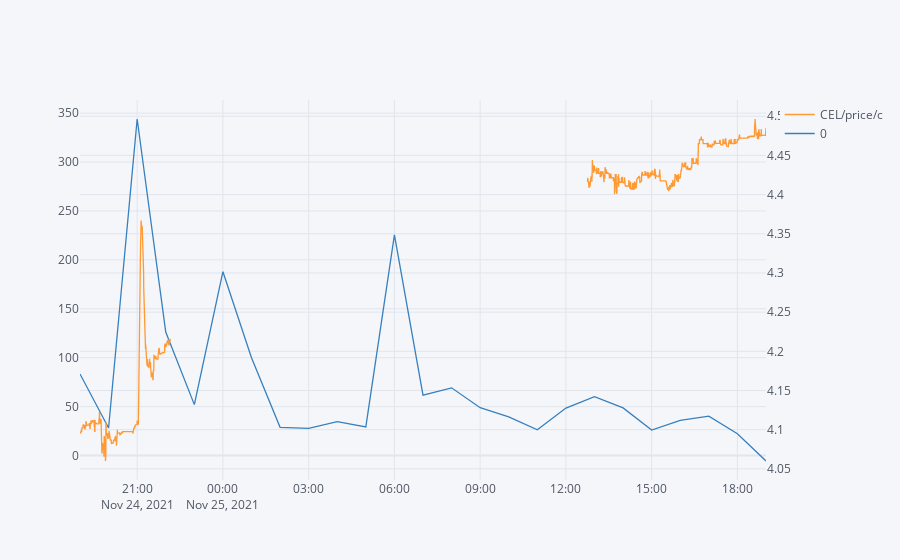

Notebook code cell kept with this figure:
### Code cell
premium=compute_premium(granular_df,mode=0)
ewMax=premium.resample('1h').max()
ewMax=ewMax[~ewMax.index.duplicated()]
pd.concat([prices,ewMax],axis=0).iplot(secondary_y=list(prices.columns))

### Figure 1 — Plotly figure (JSON) as saved in the notebook; plotly's stock layout.template omitted (floating-point values rounded to 4 significant figures; data arrays with more than 128 entries replaced by an {"elided": "..."} marker saying what was removed)
{"data": [{"line": {"color": "rgba(255, 153, 51, 1.0)", "dash": "solid", "shape": "linear", "width": 1.3}, "mode": "lines", "name": "CEL/price/c", "text": "", "type": "scatter", "x": {"elided": "5779 str values"}, "xaxis": "x", "y": {"elided": "5779 mixed values"}, "yaxis": "y2"}, {"line": {"color": "rgba(55, 128, 191, 1.0)", "dash": "solid", "shape": "linear", "width": 1.3}, "mode": "lines", "name": "0", "text": "", "type": "scatter", "x": {"elided": "5779 str values"}, "y": {"elided": "5779 mixed values"}}], "layout": {"legend": {"bgcolor": "#F5F6F9", "font": {"color": "#4D5663"}}, "paper_bgcolor": "#F5F6F9", "plot_bgcolor": "#F5F6F9", "title": {"font": {"color": "#4D5663"}}, "xaxis": {"gridcolor": "#E1E5ED", "showgrid": true, "tickfont": {"color": "#4D5663"}, "title": {"font": {"color": "#4D5663"}, "text": ""}, "zerolinecolor": "#E1E5ED"}, "yaxis": {"gridcolor": "#E1E5ED", "showgrid": true, "tickfont": {"color": "#4D5663"}, "title": {"font": {"color": "#4D5663"}, "text": ""}, "zerolinecolor": "#E1E5ED"}, "yaxis2": {"anchor": "x", "gridcolor": "#E1E5ED", "overlaying": "y", "showgrid": true, "side": "right", "tickfont": {"color": "#4D5663"}, "title": {"text": ""}, "zerolinecolor": "#E1E5ED"}}}
